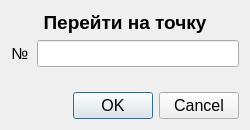
<?xml version="1.0" encoding="UTF-8"?>
<ui version="4.0">
 <class>ToSelectionPointDialog</class>
 <widget class="QDialog" name="ToSelectionPointDialog">
  <property name="geometry">
   <rect>
    <x>0</x>
    <y>0</y>
    <width>250</width>
    <height>130</height>
   </rect>
  </property>
  <property name="font">
   <font>
    <pointsize>12</pointsize>
   </font>
  </property>
  <property name="windowTitle">
   <string>Курсор на точку</string>
  </property>
  <layout class="QGridLayout" name="gridLayout">
   <item row="1" column="0">
    <widget class="QLabel" name="toPointNumberLabel">
     <property name="sizePolicy">
      <sizepolicy hsizetype="Preferred" vsizetype="Preferred">
       <horstretch>1</horstretch>
       <verstretch>0</verstretch>
      </sizepolicy>
     </property>
     <property name="font">
      <font>
       <pointsize>12</pointsize>
      </font>
     </property>
     <property name="text">
      <string>№</string>
     </property>
    </widget>
   </item>
   <item row="0" column="0" colspan="2">
    <widget class="QLabel" name="toPointTitleLabel">
     <property name="font">
      <font>
       <pointsize>14</pointsize>
       <weight>75</weight>
       <bold>true</bold>
      </font>
     </property>
     <property name="text">
      <string>Перейти на точку</string>
     </property>
     <property name="alignment">
      <set>Qt::AlignCenter</set>
     </property>
    </widget>
   </item>
   <item row="1" column="1">
    <widget class="QLineEdit" name="toPointNumberLineEdit">
     <property name="sizePolicy">
      <sizepolicy hsizetype="Expanding" vsizetype="Fixed">
       <horstretch>10</horstretch>
       <verstretch>0</verstretch>
      </sizepolicy>
     </property>
     <property name="font">
      <font>
       <pointsize>12</pointsize>
      </font>
     </property>
    </widget>
   </item>
   <item row="3" column="0" colspan="2">
    <widget class="QDialogButtonBox" name="buttonBox">
     <property name="orientation">
      <enum>Qt::Horizontal</enum>
     </property>
     <property name="standardButtons">
      <set>QDialogButtonBox::Cancel|QDialogButtonBox::Ok</set>
     </property>
    </widget>
   </item>
   <item row="2" column="0" colspan="2">
    <spacer name="verticalSpacer">
     <property name="orientation">
      <enum>Qt::Vertical</enum>
     </property>
     <property name="sizeHint" stdset="0">
      <size>
       <width>20</width>
       <height>100</height>
      </size>
     </property>
    </spacer>
   </item>
  </layout>
 </widget>
 <resources/>
 <connections>
  <connection>
   <sender>buttonBox</sender>
   <signal>accepted()</signal>
   <receiver>ToSelectionPointDialog</receiver>
   <slot>accept()</slot>
   <hints>
    <hint type="sourcelabel">
     <x>248</x>
     <y>254</y>
    </hint>
    <hint type="destinationlabel">
     <x>157</x>
     <y>274</y>
    </hint>
   </hints>
  </connection>
  <connection>
   <sender>buttonBox</sender>
   <signal>rejected()</signal>
   <receiver>ToSelectionPointDialog</receiver>
   <slot>reject()</slot>
   <hints>
    <hint type="sourcelabel">
     <x>316</x>
     <y>260</y>
    </hint>
    <hint type="destinationlabel">
     <x>286</x>
     <y>274</y>
    </hint>
   </hints>
  </connection>
 </connections>
</ui>
